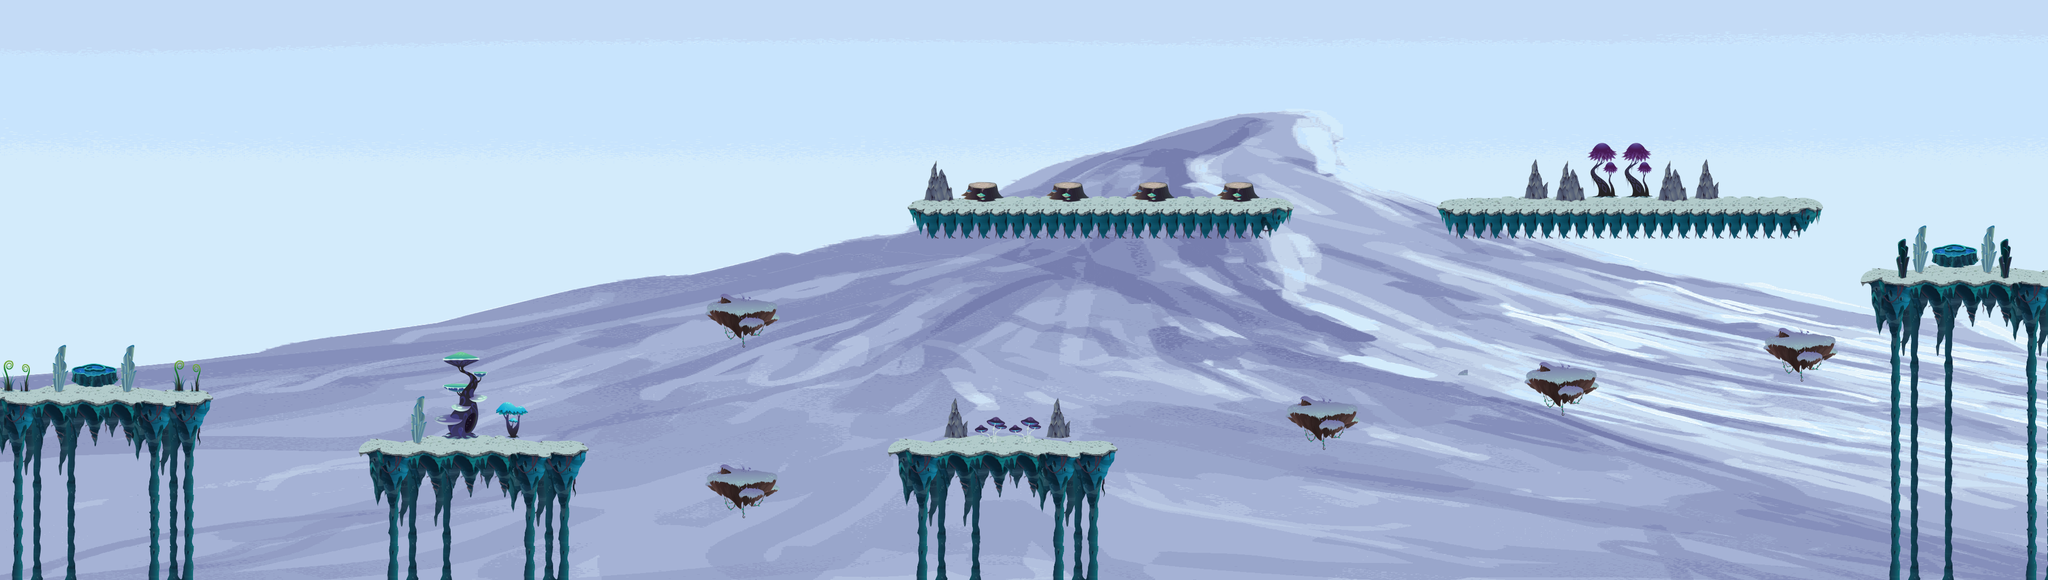

This is a level from a 2D game, rendered from its Tiled map with the project's own tilesets. A one-line summary and the map file follow, with tile-layer data summarised:
An orthogonal 120x34 tile map with 32x32 px tiles, 2 tile layers (Foreground, Objekte), 1 image layer and 85 objects (60x CoinEntity, 17x Ground, 4x EnemyEntity, mainPlayer, game.LevelEntity, ...).

<map version="1.0" orientation="orthogonal" renderorder="left-up" width="120" height="34" tilewidth="32" tileheight="32" nextobjectid="447">
 <tileset firstgid="1" name="glitch" tilewidth="32" tileheight="32">
  <image source="../img/map/glitch.png" width="1024" height="672" />
 </tileset>
 <imagelayer name="Parallax_layer1">
  <image source="../img/background/snow.png" />
 </imagelayer>
 <layer name="Foreground" width="120" height="34">
  <data>[4080 cells, 845 non-empty, 158 distinct tile ids]</data>
 </layer>
 <layer name="Objekte" width="120" height="34">
  <data>[4080 cells, 161 non-empty, 76 distinct tile ids]</data>
 </layer>
 <objectgroup name="Object">
  <properties>
   <property name="duration" value="300" />
   <property name="fade" value="#300000" />
  </properties>
  <object id="3" name="mainPlayer" x="1" y="670" width="32" height="64">
   <properties>
    <property name="image" value="gripe_run_right" />
    <property name="spritewidth" value="64" />
   </properties>
  </object>
  <object id="5" name="game.LevelEntity" x="3799" y="-1513" width="39" height="1e+06">
   <properties>
    <property name="duration" value="300" />
    <property name="fade" value="#009900" />
    <property name="to" value="4" />
   </properties>
  </object>
  <object id="13" name="ScrollEntity" x="2536" y="207" width="32" height="32">
   <properties>
    <property name="image" value="spinning_scrolls_red" />
    <property name="scrollIndex" value="7" />
    <property name="spritewidth" value="32" />
    <property name="type" value="potion" />
   </properties>
  </object>
  <object id="19" name="SpikeEntity" x="363" y="1059.33" width="3180" height="27" />
  <object id="178" name="CoinEntity" x="1375" y="863" width="32" height="32">
   <properties>
    <property name="image" value="spinning_coin_gold" />
    <property name="spritewidth" value="32" />
   </properties>
  </object>
  <object id="183" name="CoinEntity" x="2911" y="673" width="32" height="32">
   <properties>
    <property name="image" value="spinning_coin_gold" />
    <property name="spritewidth" value="32" />
   </properties>
  </object>
  <object id="241" name="CoinEntity" x="1696" y="735" width="32" height="32">
   <properties>
    <property name="image" value="spinning_coin_gold" />
    <property name="spritewidth" value="32" />
   </properties>
  </object>
  <object id="246" name="CoinEntity" x="546" y="599" width="32" height="32">
   <properties>
    <property name="image" value="spinning_coin_gold" />
    <property name="spritewidth" value="32" />
   </properties>
  </object>
  <object id="304" name="CoinEntity" x="3359" y="606" width="32" height="32">
   <properties>
    <property name="image" value="spinning_coin_gold" />
    <property name="spritewidth" value="32" />
   </properties>
  </object>
  <object id="376" name="CoinEntity" x="2464" y="736" width="32" height="32">
   <properties>
    <property name="image" value="spinning_coin_gold" />
    <property name="spritewidth" value="32" />
   </properties>
  </object>
  <object id="389" name="CoinEntity" x="2006" y="31" width="32" height="32">
   <properties>
    <property name="image" value="spinning_coin_gold" />
    <property name="spritewidth" value="32" />
   </properties>
  </object>
  <object id="390" name="CoinEntity" x="2006" y="75" width="32" height="32">
   <properties>
    <property name="image" value="spinning_coin_gold" />
    <property name="spritewidth" value="32" />
   </properties>
  </object>
  <object id="391" name="CoinEntity" x="2006" y="121" width="32" height="32">
   <properties>
    <property name="image" value="spinning_coin_gold" />
    <property name="spritewidth" value="32" />
   </properties>
  </object>
  <object id="392" name="CoinEntity" x="2006" y="164" width="32" height="32">
   <properties>
    <property name="image" value="spinning_coin_gold" />
    <property name="spritewidth" value="32" />
   </properties>
  </object>
  <object id="393" name="CoinEntity" x="2006" y="209" width="32" height="32">
   <properties>
    <property name="image" value="spinning_coin_gold" />
    <property name="spritewidth" value="32" />
   </properties>
  </object>
  <object id="394" name="CoinEntity" x="2006" y="252" width="32" height="32">
   <properties>
    <property name="image" value="spinning_coin_gold" />
    <property name="spritewidth" value="32" />
   </properties>
  </object>
  <object id="395" name="CoinEntity" x="2006" y="296" width="32" height="32">
   <properties>
    <property name="image" value="spinning_coin_gold" />
    <property name="spritewidth" value="32" />
   </properties>
  </object>
  <object id="396" name="CoinEntity" x="2052" y="31" width="32" height="32">
   <properties>
    <property name="image" value="spinning_coin_gold" />
    <property name="spritewidth" value="32" />
   </properties>
  </object>
  <object id="397" name="CoinEntity" x="2101" y="30" width="32" height="32">
   <properties>
    <property name="image" value="spinning_coin_gold" />
    <property name="spritewidth" value="32" />
   </properties>
  </object>
  <object id="398" name="CoinEntity" x="2151" y="61" width="32" height="32">
   <properties>
    <property name="image" value="spinning_coin_gold" />
    <property name="spritewidth" value="32" />
   </properties>
  </object>
  <object id="399" name="CoinEntity" x="2113" y="111" width="32" height="32">
   <properties>
    <property name="image" value="spinning_coin_gold" />
    <property name="spritewidth" value="32" />
   </properties>
  </object>
  <object id="400" name="CoinEntity" x="2057" y="143" width="32" height="32">
   <properties>
    <property name="image" value="spinning_coin_gold" />
    <property name="spritewidth" value="32" />
   </properties>
  </object>
  <object id="401" name="CoinEntity" x="2072" y="188" width="32" height="32">
   <properties>
    <property name="image" value="spinning_coin_gold" />
    <property name="spritewidth" value="32" />
   </properties>
  </object>
  <object id="402" name="CoinEntity" x="2101" y="231" width="32" height="32">
   <properties>
    <property name="image" value="spinning_coin_gold" />
    <property name="spritewidth" value="32" />
   </properties>
  </object>
  <object id="403" name="CoinEntity" x="2172" y="304" width="32" height="32">
   <properties>
    <property name="image" value="spinning_coin_gold" />
    <property name="spritewidth" value="32" />
   </properties>
  </object>
  <object id="404" name="CoinEntity" x="2132" y="269" width="32" height="32">
   <properties>
    <property name="image" value="spinning_coin_gold" />
    <property name="spritewidth" value="32" />
   </properties>
  </object>
  <object id="405" name="CoinEntity" x="2462" y="30" width="32" height="32">
   <properties>
    <property name="image" value="spinning_coin_gold" />
    <property name="spritewidth" value="32" />
   </properties>
  </object>
  <object id="406" name="CoinEntity" x="2463" y="72" width="32" height="32">
   <properties>
    <property name="image" value="spinning_coin_gold" />
    <property name="spritewidth" value="32" />
   </properties>
  </object>
  <object id="407" name="CoinEntity" x="2464" y="116" width="32" height="32">
   <properties>
    <property name="image" value="spinning_coin_gold" />
    <property name="spritewidth" value="32" />
   </properties>
  </object>
  <object id="408" name="CoinEntity" x="2463" y="160" width="32" height="32">
   <properties>
    <property name="image" value="spinning_coin_gold" />
    <property name="spritewidth" value="32" />
   </properties>
  </object>
  </objectgroup>
 <objectgroup name="EnemyEntities">
  <!-- 4 objects omitted --></objectgroup>
 <objectgroup name="collision">
  <!-- 17 objects omitted --></objectgroup>
</map>
<!-- 55 of 85 objects omitted -->
